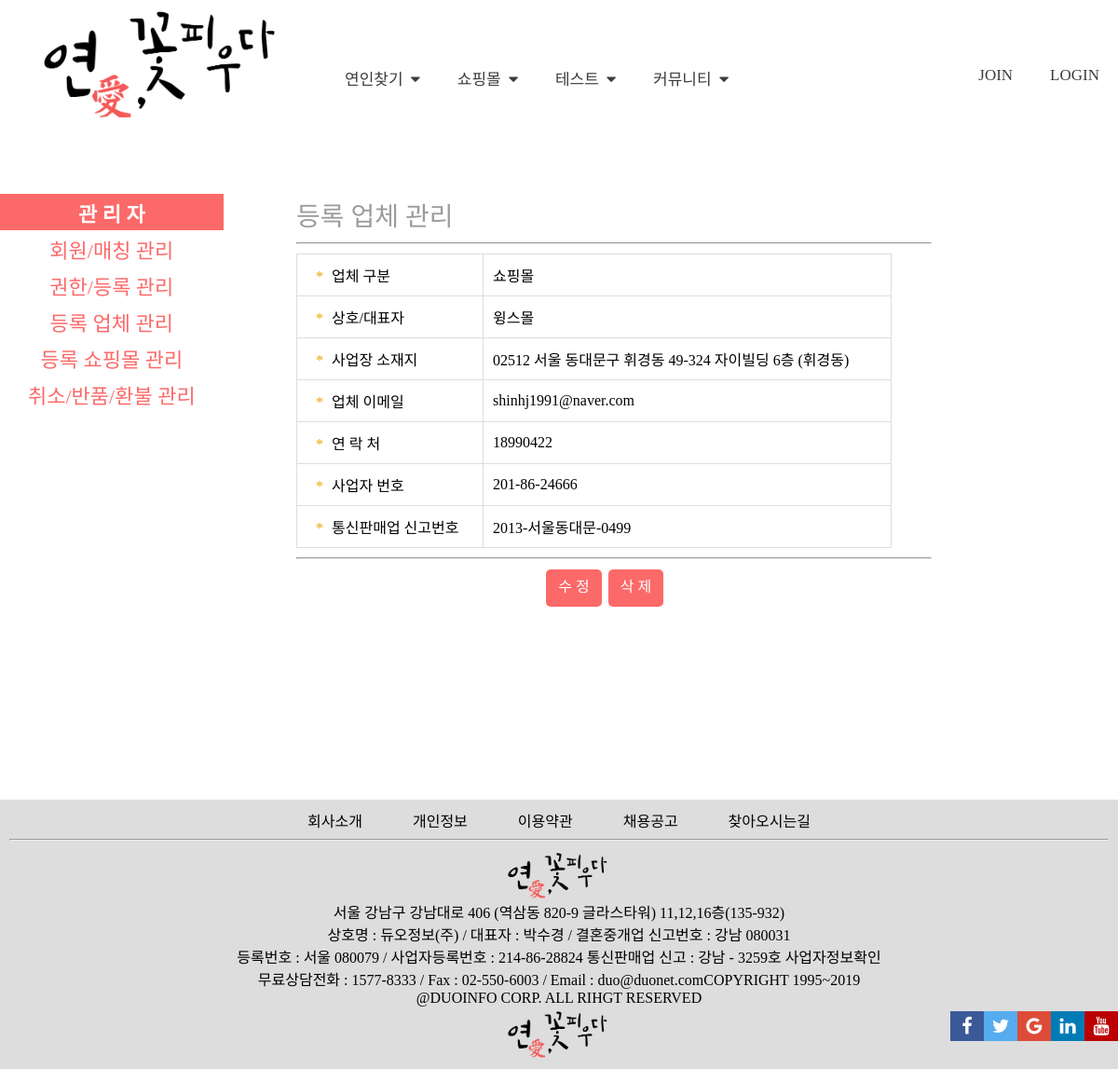
The app's page /admin_com_info/a_c_info_v_d.php?com_type=s_&com_num=2 with its own data.
### tables this page shows
CREATE TABLE `com_info` (
  `com_type` char(6) NOT NULL,
  `com_num` int(11) NOT NULL AUTO_INCREMENT,
  `com_name` char(20) NOT NULL,
  `com_postcode` char(6) NOT NULL,
  `com_address` varchar(45) NOT NULL,
  `com_detailAddress` varchar(45) NOT NULL,
  `com_extraAddress` varchar(45) DEFAULT NULL,
  `com_email` varchar(45) NOT NULL,
  `com_tel` char(11) NOT NULL,
  `com_busi_num` char(15) NOT NULL,
  `com_regist_num` varchar(20) NOT NULL,
  PRIMARY KEY (`com_num`)
);

### lib/db_connector.php (called while the page is built, shortened)
<?php
function test_input($data) {
  $data = trim($data);
  $data = stripslashes($data);
  $data = htmlspecialchars($data);
  return $data;
}
 ?>

### admin_com_info/a_c_info_v_d.php (the view, shortened to what this page needs)
<?php
  include $_SERVER['DOCUMENT_ROOT']."/lotus/lib/db_connector.php";
  $mode=
  $com_type=
  $com_num=
  $com_name=
  $com_addr=
  $com_email=
  $com_tel=
  $com_busi_num=
  $com_regist_num="";
  if ((isset($_GET['com_type'])&&!empty($_GET['com_type']))&&
    (isset($_GET['com_num'])&&!empty($_GET['com_num']))) {
      $com_type=test_input($_GET['com_type']);
      $com_num=test_input($_GET['com_num']);
      $sql="SELECT * from `com_info` where `com_type` = '$com_type' and `com_num` = '$com_num';";
        $result = mysqli_query($conn,$sql);
        $row=mysqli_fetch_array($result);
        $com_type=$row['com_type'];
        $com_num=$row['com_num'];
        $com_name=$row['com_name'];
        $com_postcode=$row['com_postcode'];
        $com_address=$row['com_address'];
        $com_detailAddress=$row['com_detailAddress'];
        $com_extraAddress=$row['com_extraAddress'];
        $com_addr=$com_postcode." ".$com_address." ".$com_detailAddress." ".$com_extraAddress;
        $com_email=$row['com_email'];
        $com_tel=$row['com_tel'];
        $com_busi_num=$row['com_busi_num'];
        $com_regist_num=$row['com_regist_num'];
  }
?>
<!DOCTYPE html>
<html>
<head>
  <link rel="stylesheet" href="https://cdnjs.cloudflare.com/ajax/libs/font-awesome/4.7.0/css/font-awesome.min.css">
  <link rel="stylesheet" href="../css/common.css">
  <link rel="stylesheet" href="../css/header_sidenav.css">
  <link rel="stylesheet" href="./css/a_c_info_v_w_e_d.css">
  <link rel="stylesheet" href="//code.jquery.com/ui/1.8.18/themes/base/jquery-ui.css" />
</head>
<body>
  <?php include $_SERVER['DOCUMENT_ROOT']."/lotus/lib/header_sidenav.php"; ?>
  <div id="main_body" class="main_body">
    <div id="sidenav" class="sidenav">
      <?php include $_SERVER['DOCUMENT_ROOT']."/lotus/lib/header_sidenav_admin_link.php"; ?>
    </div>
    <div class="main">
      <div class="admin_title">
        등록 업체 관리
      </div>
      <hr class="title_hr">
        <table class="admin_table">
          <tr>
            <td class="td_subjet"><span class="td_subjet_star">*</span> 업체 구분</td>
            <?php
            if($com_type=='e_'){
              echo '<td class="tb_cont">맛집/체험</td>';
            } elseif ($com_type=='a_') {
              echo '<td class="tb_cont">숙박</td>';
            } elseif ($com_type=='c_') {
              echo '<td class="tb_cont">렌트카</td>';
            } elseif ($com_type=='s_') {
              echo '<td class="tb_cont">쇼핑몰</td>';
            }
            ?>
          </tr>
          <tr>
            <td class="td_subjet"><span class="td_subjet_star">*</span> 상호/대표자</td>
            <td class="tb_cont"><?=$com_name?></td>
          </tr>
          <tr>
            <td class="td_subjet"><span class="td_subjet_star">*</span> 사업장 소재지</td>
            <td class="tb_cont"><?=$com_addr?></td>
          </tr>
          <tr>
            <td class="td_subjet"><span class="td_subjet_star">*</span> 업체 이메일</td>
            <td class="tb_cont"><?=$com_email?></td>
          </tr>
          <tr>
            <td class="td_subjet"><span class="td_subjet_star">*</span> 연 락 처</td>
            <td class="tb_cont"><?=$com_tel?></td>
          </tr>
          <tr>
            <td class="td_subjet"><span class="td_subjet_star">*</span> 사업자 번호</td>
            <td class="tb_cont"><?=$com_busi_num?></td>
          </tr>
          <tr>
            <td class="td_subjet"><span class="td_subjet_star">*</span> 통신판매업 신고번호</td>
            <td class="tb_cont"><?=$com_regist_num?></td>
          </tr>
        </table>
        <hr class="title_hr">
        <div class="btn_center">
          <div class="btn_submit btn_4">
            <a href='a_c_info_w_e_d.php?mode=update_com_info&com_type=<?=$com_type?>&com_num=<?=$com_num?>'>수 정</a>
            <a href='delete_a_c_info.php?com_type=<?=$com_type?>&com_num=<?=$com_num?>'>삭 제</a>
          </div>
        </div>
      <p>&nbsp;</p>
      <p>&nbsp;</p>
    </div>
  </div>
  <?php include $_SERVER['DOCUMENT_ROOT']."/lotus/lib/footer.php"; ?>
</body>
</html>

### css/common.css (style rules this page uses)
* { box-sizing: border-box; font-family:'Binggrae'; }
body, h2, h3 { margin: 0; }

### css/header_sidenav.css (style rules this page uses)
.main_body { width: 100%; }
.sidenav { position: fixed; min-width: 15%; z-index: 1; top: 200px; left: 0px; overflow-x: hidden; padding: 8px 0; background-color: white; }
.main { max-width: 85%; margin-left: 15%; margin-top: 200px; font-size: 28px; padding: 10px 30px; }
@media screen and (max-width: 1400px) { .main { max-width: 84.5%; margin-left: 15%; } }
@media screen and (max-width: 1200px) { .main { max-width: 84%; margin-left: 15.5%; } }

### admin_com_info/css/a_c_info_v_w_e_d.css (style rules this page uses)
.main { max-width: 85%; margin-left: 16%; margin-top: 200px; font-size: 28px; padding: 10px 30px; }
.admin_title { color:rgb(156, 156, 156); }
.title_hr { size:1; width:80%; margin: 10px 0; }
.admin_table { font-family: arial, sans-serif; border-collapse: collapse; width: 75%; }
tr, td { border: 1px solid #dddddd; text-align: left; padding: 10px; font-size: 16px; }
.td_subjet { width: 200px; }
.td_subjet_star { color:rgb(240, 165, 0); margin: 0 5px 0 10px; }
.btn_center { position:relative; margin: 0 0 15% 0; }
.btn_submit { position:absolute; left:0; right:20%; margin-left:auto; margin-right:auto; }
.btn_4 { right:20%; width: 145px; }
.btn_submit button, .btn_submit a { display: inline; border: none; text-decoration: none; background-color: rgba(252, 105, 105, 1); border-radius: 5px; padding: 10px 13px 13px 13px; font-size: 16px; cursor: pointer; color: white; }
@media screen and (max-width: 1700px) { .main { margin-left: 17.5%; } }
@media screen and (max-width: 1600px) { .main { margin-left: 19.5%; } }
@media screen and (max-width: 1500px) { .main { margin-left: 21%; } }
@media screen and (max-width: 1400px) { .main { margin-left: 22.5%; } }
@media screen and (max-width: 1200px) { .main { margin-left: 24%; } }

### records on screen
com_info: com_name "윙스몰", com_addr "02512 서울 동대문구 휘경동 49-324 자이빌딩 6층 (휘경동)", com_email "shinhj1991@naver.com", com_tel "18990422", com_busi_num "201-86-24666", com_regist_num "2013-서울동대문-0499"
